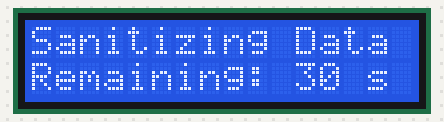
This sketch was run on a simulated Arduino Uno, built with avr-gcc and run on an emulated ATmega328P. On the bench: 16×2 character LCD.

Above: at 0.5 s.
At 4.52 s:
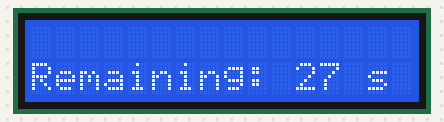
At 9.89 s:
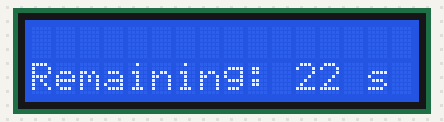
At 19.55 s:
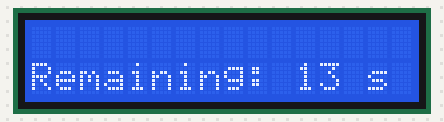
At 29.21 s:
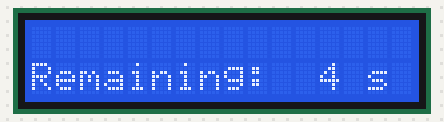
At 38.86 s:
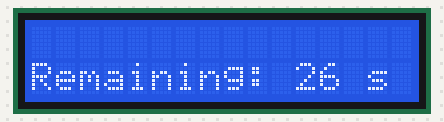

The sketch:

CountdownSketch.ino
```cpp
#include <LiquidCrystal_I2C.h>
String a="Sanitizing Data";
int i = 0;
String b;
int ms = 0;

LiquidCrystal_I2C lcd(0x27,16,2);  // set the LCD address to 0x27 for a 16 chars and 2 line display
int time= 30;
void setup()
{
  lcd.init();

  lcd.setCursor (0,0);
  lcd.print(a);
  lcd.backlight();
  b = a;

}


void loop()
{
     //Move cursor to second line, first position

     if (i < a.length()){
        int x = b.length()<16?b.length():16;
        b.remove(0,x);
        i += 16;
     }else{
        b = a;
        i = 0;
     }
    lcd.setCursor(0,0);
    lcd.print(b);
    if(b.length()<15){
        for (int j=b.length(); j<15; j++){
          lcd.print(" ");
        }
    }

     delay(250);
     if(ms % 4 == 0){
       lcd.setCursor(0, 1);
       //Print Current Time
       lcd.print("Remaining: ");
       if(time < 10){
        lcd.print(" ");
       }
       lcd.print(time);
       lcd.print(" s");
       //Increment the time
       time--;
     }
     if(time < 0){
      time = 30;
     }
     ms++;

}
```
